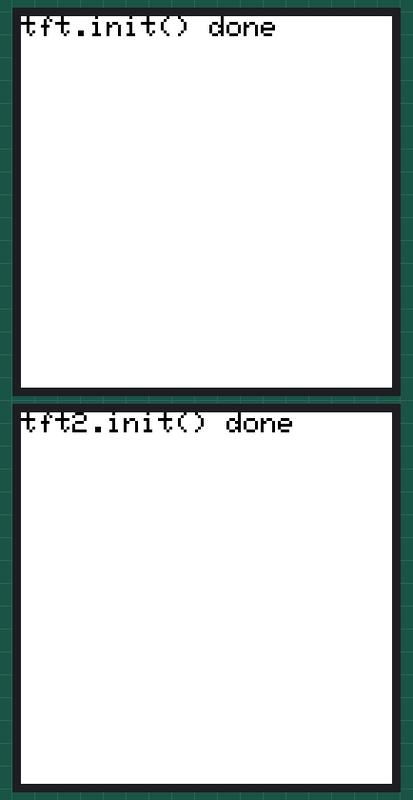
Simulated run of this sketch. Board: ESP32. Parts: 2 × 130×130 colour display. WiFi joins after 1.5 s; servers stay silent unless stated; what the sketch prints to the serial monitor is not drawn.

Above: at 0.1 s.
At 1.6 s:
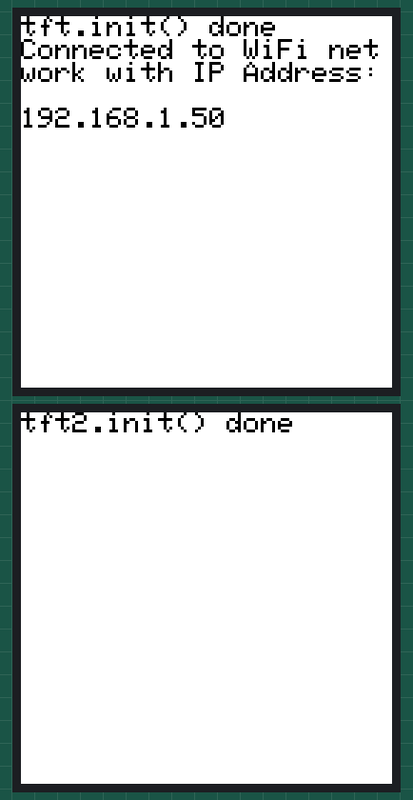
At 2.9 s:
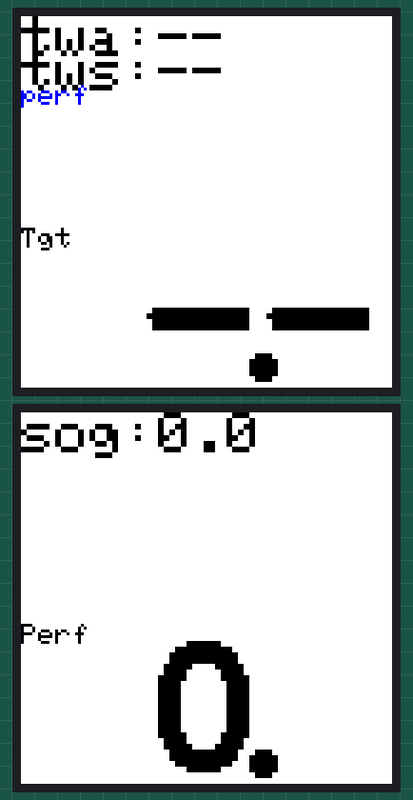

Measured:
- what the display in image 1 shows lasts 1.4 s, from 1.5 s to 2.9 s

The sketch:

AfficheurExtDOUBLEOTA.ino
```cpp
// (licence header left out)
#include <Arduino.h>
#include <WiFi.h>
#include <AsyncTCP.h>
#include <ESPAsyncWebServer.h>
#include <AsyncElegantOTA.h>
#include <HTTPClient.h>
#include <SSD1283A.h> //Hardware-specific library
#include <Fonts/FreeMonoBoldOblique12pt7b.h>
#include <Fonts/FreeMonoBold18pt7b.h>
#include <Fonts/FreeMonoBold24pt7b.h>
#include <Average.h>

SSD1283A tft(/*CS=5*/ 33, /*A0DC=*/ 17, /*RST=*/ 32, /*LED=*/ 4); //hardware spi,cs,cd,reset,led SCL=18 SDA=23MOSI
SSD1283A tft2(/*CS=5*/ 5, /*A0DC=*/ 17, /*RST=*/ 16, /*LED=*/ 4); //hardware spi,cs,cd,reset,led SCL=18 SDA=23MOSI

#define  BLACK  0x0000
#define BLUE    0x001F
#define RED     0xF800
#define GREEN   0x07E0
#define CYAN    0x07FF
#define MAGENTA 0xF81F
#define YELLOW  0xFFE0
#define WHITE   0xFFFF

// Set your network
const char* ssid = "yourssid";
const char* password = "yourpass";

//Your IP address or domain name with URL path
AsyncWebServer server(80);
const char* serverNameTarg = "http://192.168.50.36/target";
const char* serverNameTws = "http://192.168.50.36/tws";
const char* serverNameSog = "http://192.168.50.36/sog";
const char* serverNameTwa = "http://192.168.50.36/twa";

String tws;
String twa;
String target;
String sog;
int perf;
Average<float> aveperf(10);
int perfa;
unsigned long previousMillis = 0;
const long interval = 1000;

void setup() {
  Serial.begin(115200);
  tft.init();
  tft.fillScreen(WHITE);
  tft.setRotation(2);
  tft.setTextSize(1);
  tft.setTextColor(BLACK);
  tft.setCursor(0, 0);
  tft.println("tft.init() done");
  Serial.println("tft.init() done");

  tft2.init();
  tft2.fillScreen(WHITE);
  tft2.setRotation(2);
  tft2.setTextSize(1);
  tft2.setTextColor(BLACK);
  tft2.setCursor(0, 0);
  tft2.println("tft2.init() done");
  Serial.println("tft2.init() done");


  WiFi.mode(WIFI_STA);
  WiFi.begin(ssid, password);
  Serial.println("");

  // Wait for connection
  while (WiFi.status() != WL_CONNECTED) {
    delay(500);
    Serial.print(".");
  }
  Serial.println("");
  Serial.print("Connected to ");
  Serial.println(ssid);
  Serial.print("IP address: ");
  Serial.println(WiFi.localIP());

  server.on("/", HTTP_GET, [](AsyncWebServerRequest * request) {
    request->send(200, "text/plain", "Afficheurdouble  /update pour maj");
  });

  AsyncElegantOTA.begin(&server);
  Serial.println("");
  tft.println("Connected to WiFi network with IP Address: ");
  tft.print(WiFi.localIP());
  Serial.print("Connected to WiFi network with IP Address: ");
  Serial.println(WiFi.localIP());
  delay(500);
  server.begin();

}

void loop() {
  unsigned long currentMillis = millis();
  AsyncElegantOTA.loop();
  if (currentMillis - previousMillis >= interval) {
    // Check WiFi connection status
    if (WiFi.status() == WL_CONNECTED ) {
      sog = httpGETRequest(serverNameSog);
      target = httpGETRequest(serverNameTarg);
      tws = httpGETRequest(serverNameTws);
      twa = httpGETRequest(serverNameTwa);
      Serial.println("sog " + sog +  " perf" + perf + " tgt" + target + " tws" + tws );
      tft2.fillScreen(WHITE);
      tft.fillScreen(WHITE);

      // display Sog
      tft2.setFont();
      tft2.setTextSize(2);
      tft2.setTextColor(BLACK);
      tft2.setCursor(0, 0);
      tft2.print("sog:");
      int s = sog.toInt();
      tft2.print(float(s) / 10, 1);


      // display tws TWA
      tft.setFont();
      tft.setTextSize(2);
      tft.setCursor(0, 0);
      tft.print("twa:");
      tft.print(twa);
      tft.setCursor(0, 12);
      tft.print("tws:");
      tft.print(tws);


      // display Perf
      tft.setTextColor(BLUE);
      tft.setTextSize(1);
      tft.setCursor(0, 24);
      tft.print("perf");

      tft.setCursor(0, 70);
      tft.setTextSize(2);
      int t = target.toInt();
      if (t != 0) {
        perf = (int(float(s) / float(t) * 100));
        aveperf.push(perf);
        perfa = (aveperf.mean(), 0);
        tft.setFont(&FreeMonoBold18pt7b);
        if (perfa < 100) {
          tft.print(" ");
        }
        tft.print(perfa);
      }

      //tft.print(target);
      //display.display();
      // display target ECRAN 2
      tft2.setTextColor(BLACK);
      tft2.setTextSize(1);
      tft2.setFont();
      tft2.setCursor(0, 74);
      tft2.print("Perf");
      tft2.setCursor(0, 118);
      tft2.setTextSize(2);
      tft2.setFont(&FreeMonoBold18pt7b);
      if (target.toInt() < 100) {
        tft2.print(" ");
      }
      //tft2.print(target);
      tft2.print(perf);
      tft2.setCursor(64, 126);
      tft2.print(".");

      // display target
      tft.setTextColor(BLACK);
      tft.setTextSize(1);
      tft.setFont();
      tft.setCursor(0, 74);
      tft.print("Tgt");
      tft.setCursor(0, 118);
      tft.setTextSize(2);
      tft.setFont(&FreeMonoBold18pt7b);
      if (target.toInt() < 100) {
        tft.print(" ");
      }
      tft.print(target);
      tft.setCursor(64, 126);
      tft.print(".");

      // save the last HTTP GET Request
      previousMillis = currentMillis;
    }
    else {
      tft.fillScreen(WHITE);
      Serial.println("WiFi Disconnected");
      tft.setFont();
      tft.setTextSize(2);
      tft.setTextColor(BLACK);
      tft.setCursor(0, 0);
      tft.print("WiFi Disconnected");
    }
  }
}

String httpGETRequest(const char* serverName) {
  HTTPClient http;

  // Your IP address with path or Domain name with URL path
  http.begin(serverName);

  // Send HTTP POST request
  int httpResponseCode = http.GET();

  String payload = "--";

  if (httpResponseCode > 0) {
    Serial.print("HTTP Response code: ");
    Serial.println(httpResponseCode);
    payload = http.getString();
  }
  else {
    Serial.print("Error code: ");
    Serial.println(httpResponseCode);
  }
  // Free resources
  http.end();

  return payload;
}
```
